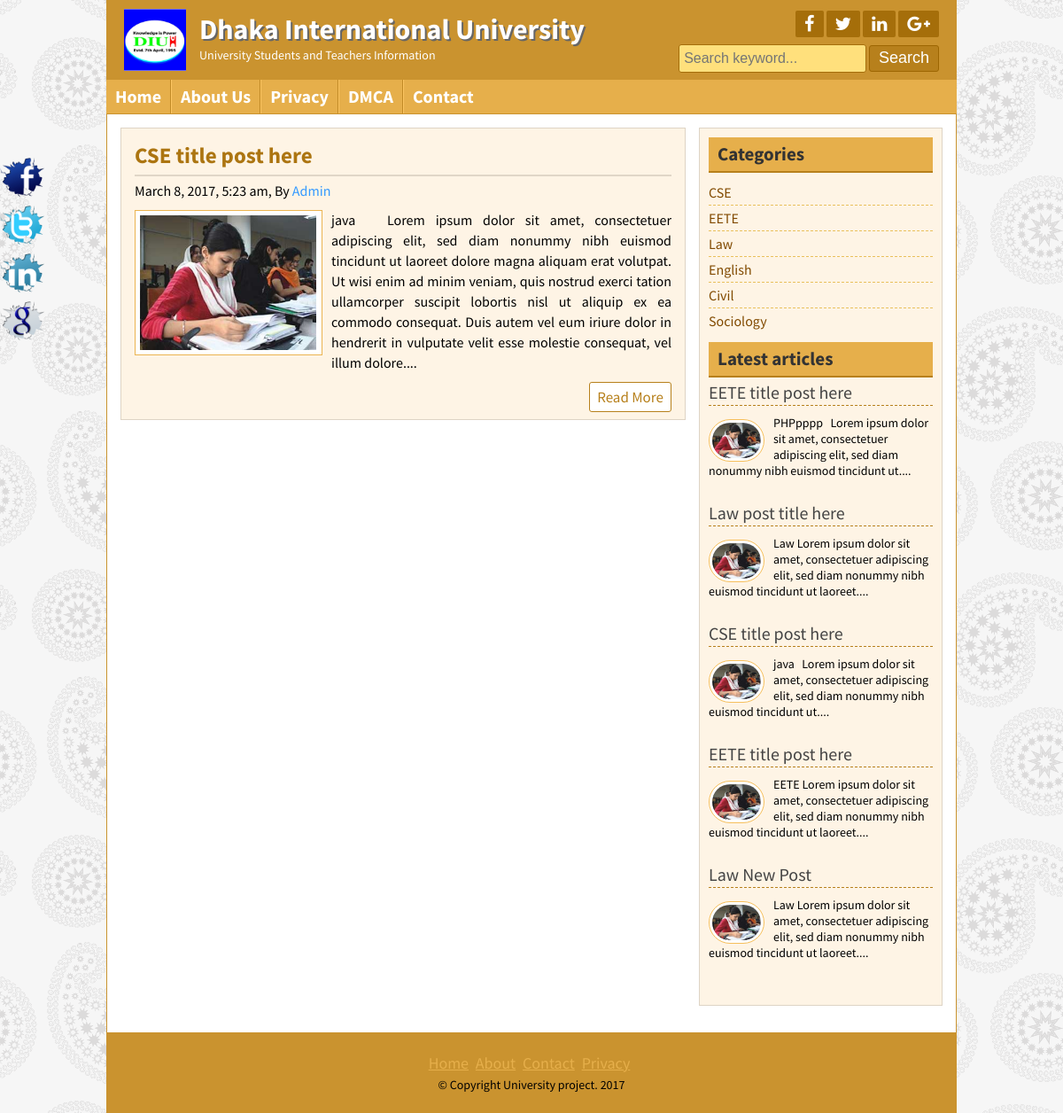
/posts.php?category=1, run on the app's committed database.
### tables this page shows
CREATE TABLE `title_slogan` (
  `id` int(11) NOT NULL,
  `title` varchar(255) NOT NULL,
  `slogan` varchar(255) NOT NULL,
  `logo` varchar(255) NOT NULL
);

CREATE TABLE `tbl_social` (
  `id` int(11) NOT NULL,
  `fb` varchar(255) NOT NULL,
  `tw` varchar(255) NOT NULL,
  `ln` varchar(255) NOT NULL,
  `gp` varchar(255) NOT NULL
);

CREATE TABLE `tbl_page` (
  `id` int(11) NOT NULL,
  `name` varchar(255) NOT NULL,
  `body` text NOT NULL
);

CREATE TABLE `tbl_post` (
  `id` int(11) NOT NULL,
  `cat` int(11) NOT NULL,
  `title` varchar(255) NOT NULL,
  `body` text NOT NULL,
  `image` varchar(255) NOT NULL,
  `author` varchar(50) NOT NULL,
  `tags` varchar(255) NOT NULL,
  `date` timestamp NOT NULL DEFAULT CURRENT_TIMESTAMP,
  `userid` int(11) NOT NULL
);

CREATE TABLE `tbl_category` (
  `id` int(11) NOT NULL,
  `name` varchar(50) NOT NULL
);

CREATE TABLE `tbl_footer` (
  `id` int(11) NOT NULL,
  `note` varchar(255) NOT NULL
);

### lib/Database.php (called while the page is built, shortened)
<?php
class Database{
	public $host   = DB_HOST;
	public $user   = DB_USER;
	public $pass   = DB_PASS;
	public $dbname = DB_NAME;
	public $link;
	private function connectDB(){
		$this->link = new mysqli($this->host, $this->user, $this->pass, $this->dbname);
	}
	public function select($query){
		$result = $this->link->query($query) or die($this->link->error.__LINE__);
		if ($result->num_rows > 0) {
			return $result;
		}else{
			return false;
		}
	}
}
?>

### helpers/Format.php (called while the page is built, shortened)
<?php
class Format{
	public function formatDate($date){
		return date('F j, Y, g:i a', strtotime($date));
	}
	public function textShorten($text, $limit = 400){
		$text = $text." ";
		$text = substr($text, 0, $limit);
		$text = substr($text, 0, strrpos($text, " "));
		$text = $text."....";
		return $text;
	}
}
?>

### posts.php (the view)
<?php include 'inc/header.php'; ?>
<?php
if (!isset($_GET['category']) || $_GET['category']==NULL) {
	header("Location:404.php");
}else{
	$cat_id = $_GET['category'];
}
?>
<div class="contentsection contemplete clear">
	<div class="maincontent clear">
	<?php
		$query = "SELECT * FROM tbl_post WHERE cat='$cat_id'";
		$cat_post = $db->select($query);
		if ($cat_post) {
		while ($result = $cat_post->fetch_assoc()) {
	 ?>
		<div class="samepost clear">
			<h2><a href="post.php?id=<?php echo $result['id']; ?>"><?php echo $result['title']; ?></a></h2>
			<h4><?php echo $fm->formatDate($result['date']); ?>, By <a href="author.php"><?php echo $result['author']; ?></a></h4>
			 <a href="#"><img src="admin/<?php echo $result['image']; ?>" alt="post image"/></a>
				<p><?php echo $fm->textShorten($result['body']); ?></p>
			<div class="readmore clear">
				<a href="post.php?id=<?php echo $result['id']; ?>">Read More</a>
			</div>
		</div>
	<?php
		}  } else { ?>
			<p>No post available in this category.</p>
		<?php }
	?>
	</div>
<?php include 'inc/sidebar.php'; ?>
<?php include 'inc/footer.php'; ?>

### inc/header.php (shortened to what this page needs)
<?php include 'lib/Database.php';?>
<?php include 'helpers/Format.php';?>
<?php
$db = new Database();
$fm = new Format();
?>
<!DOCTYPE html>
<html>
<head>
	<?php include 'script/css.php'; ?>
</head>
<body>
	<div class="headersection templete clear">
		<a href="index.php">
			<?php
			$query = "SELECT * FROM title_slogan WHERE id='1'";
			$blog_title = $db->select($query);
			if ($blog_title) {
			    while ($result = $blog_title->fetch_assoc()) {  ?>
				<div class="logo">
					<img src="admin/<?php echo $result['logo']; ?>" alt="Logo"/>
					<h2><?php echo $result['title']; ?></h2>
					<p><?php echo $result['slogan']; ?></p>
				</div>
				<?php
				} }
			?>
		</a>
		<div class="social clear">
			<div class="icon clear">
				<?php
				$query = "SELECT * FROM tbl_social WHERE id='1'";
				$blog_title = $db->select($query);
				if ($blog_title) {
				    while ($result = $blog_title->fetch_assoc()) {  ?>
				<a href="<?php echo $result['fb']; ?>" target="_blank"><i class="fa fa-facebook"></i></a>
				<a href="<?php echo $result['tw']; ?>" target="_blank"><i class="fa fa-twitter"></i></a>
				<a href="<?php echo $result['ln']; ?>" target="_blank"><i class="fa fa-linkedin"></i></a>
				<a href="<?php echo $result['gp']; ?>" target="_blank"><i class="fa fa-google-plus"></i></a>
				<?php
				} }
			?>
			</div>
			<div class="searchbtn clear">
			<form action="search.php" method="GET">
				<input type="text" name="search" placeholder="Search keyword..."/>
				<input type="submit" name="submit" value="Search"/>
			</form>
			</div>
		</div>
	</div>
<div class="navsection templete">
	<?php
		$path = $_SERVER['SCRIPT_FILENAME'];
		$currentpage = basename($path,'.php');
	?>
	<ul>
		<li><a <?php if ($currentpage == 'index') {echo "id='active'";} ?>href="index.php">Home</a></li>
		<?php
            $query = "SELECT * FROM tbl_page";
            $pages = $db->select($query);
            if ($pages) {
               while ($result = $pages->fetch_assoc()) {  ?>
                   <li><a
					<?php
					if (isset($_GET['pageid']) && $_GET['pageid'] == $result['id']) {
						echo "id='active'";
					}
					?>
					href="page.php?pageid=<?php echo $result['id']; ?>"><?php echo $result['name']; ?></a> </li>
           <?php }
        	}
        ?>
		<li><a <?php if ($currentpage == 'contact_us') {echo "id='active'";} ?> href="contact_us.php">Contact</a></li>
	</ul>
</div>

### inc/sidebar.php
<div class="sidebar clear">
	<div class="samesidebar clear">
		<h2>Categories</h2>
			<ul>
				<?php
				$query = "SELECT * FROM tbl_category";
				$category = $db->select($query);
				if($category){
				while ($result = $category->fetch_assoc()) {  ?>
					<li><a href="posts.php?category=<?php echo $result['id']; ?>"><?php echo $result['name']; ?></a></li>
				<?php } } else { ?>
					<li>No Category created</li>
				<?php } ?>
			</ul>
	</div>
	<div class="samesidebar clear">
		<h2>Latest articles</h2>
			<?php
				$query = "SELECT * FROM tbl_post limit 5";
				$post = $db->select($query);
				if($post){
				while ($result = $post->fetch_assoc()) {  ?>
			<div class="popular clear">
				<h3><a href="post.php?id=<?php echo $result['id']; ?>"><?php echo $result['title']; ?></a></h3>
				<a href="post.php?id=<?php echo $result['id']; ?>"><img src="admin/<?php echo $result['image']; ?>" alt="post image"/></a>
				<?php echo $fm->textShorten($result['body'],125); ?>
			</div>
			<?php } } else { header("Location:404.php"); }
			?>
	</div>
</div>

### inc/footer.php (shortened to what this page needs)
</div>
	<div class="footersection templete clear">
	  <div class="footermenu clear">
		<ul>
			<li><a href="#">Home</a></li>
			<li><a href="#">About</a></li>
			<li><a href="#">Contact</a></li>
			<li><a href="#">Privacy</a></li>
		</ul>
	  </div>
	  <?php
        $query = "SELECT * FROM tbl_footer WHERE id='1'";
        $copyright = $db->select($query);
        if ($copyright) {
            while ($result = $copyright->fetch_assoc()) {  ?>
	  <p>&copy; <?php echo $result['note']; ?> <?php echo date('Y'); ?></p>
	  <?php
	  	} }
	  ?>
	</div>
	<div class="fixedicon clear">
		<?php
        $query = "SELECT * FROM tbl_social WHERE id='1'";
        $socials = $db->select($query);
        if ($socials) {
            while ($result = $socials->fetch_assoc()) {  ?>
		<a href="<?php echo $result['fb']; ?>" target="_blank" ><img src="images/fb.png" alt="Facebook"/></a>
		<a href="<?php echo $result['tw']; ?>" target="_blank" ><img src="images/tw.png" alt="Twitter"/></a>
		<a href="<?php echo $result['ln']; ?>" target="_blank" ><img src="images/in.png" alt="LinkedIn"/></a>
		<a href="<?php echo $result['gp']; ?>" target="_blank" ><img src="images/gl.png" alt="GooglePlus"/></a>
		<?php
			} }
		?>
	</div>
</body>
</html>

### theme/default.css (style rules this page uses)
.headersection,.footersection { background: #CA932F none repeat scroll 0 0; }
.icon a { background: #A56E0A none repeat scroll 0 0; }
.searchbtn input[type="text"] { background:#FFE07C; border:1px solid #A56E0A; }
.searchbtn input[type="submit"] { border:1px solid #9D6602; }
input[type="submit"] { background: #B7801C none repeat scroll 0 0; border: 1px solid #9D6602; }
.navsection { background: #e6af4b none repeat scroll 0 0; }
.navsection ul li { border-left: 1px solid #fdc662; border-right: 1px solid #c18a26; }
.samepost h2 a { color: #ac7511; }
.maincontent,.sidebar { background: #fef4e5 none repeat scroll 0 0; }
.samepost img { border: 1px solid #ebb450; }
.contentsection { border: 1px solid #ca932f; }
.samesidebar h2,.relatedpost h2 { background: #e6af4b none repeat scroll 0 0; border-bottom: 2px solid #b7801c;color: #333; }
.readmore a { border: 1px solid #b7801c;color: #b7801c; }
.footermenu ul li a { color: #e6af4b; }
.samepost h2, .about h2 { color: #ac7511; }

### data on the page
title_slogan: logo (picture), title "Dhaka International University", slogan "University Students and Teachers Information"
tbl_page: name "About Us"
tbl_page: name "Privacy"
tbl_page: name "DMCA"
tbl_post: title "CSE title post here", date "March 8, 2017, 5:23 am", author "Admin", image (picture), body "java Lorem ipsum dolor sit amet, consectetuer adipiscing elit, sed diam nonummy nibh euismod tincidunt ut laoreet dolore magna aliquam erat volutpat. Ut wisi enim ad minim veniam, quis nostrud exerci tation ullamcorper suscipit lobortis nisl ut aliquip ex ea commodo consequat. Duis autem vel eum iriure dolor in hendrerit in vulputate velit esse molestie consequat, vel illum dolore....", body "java Lorem ipsum dolor sit amet, consectetuer adipiscing elit, sed diam nonummy nibh euismod tincidunt ut...."
tbl_category: name "CSE"
tbl_category: name "EETE"
tbl_category: name "Law"
tbl_category: name "English"
tbl_category: name "Civil"
tbl_category: name "Sociology"
tbl_post: title "EETE title post here", image (picture), body "PHPpppp Lorem ipsum dolor sit amet, consectetuer adipiscing elit, sed diam nonummy nibh euismod tincidunt ut...."
tbl_post: title "Law post title here", image (picture), body "Law Lorem ipsum dolor sit amet, consectetuer adipiscing elit, sed diam nonummy nibh euismod tincidunt ut laoreet...."
tbl_post: title "EETE title post here", image (picture), body "EETE Lorem ipsum dolor sit amet, consectetuer adipiscing elit, sed diam nonummy nibh euismod tincidunt ut laoreet...."
tbl_post: title "Law New Post", image (picture), body "Law Lorem ipsum dolor sit amet, consectetuer adipiscing elit, sed diam nonummy nibh euismod tincidunt ut laoreet...."
tbl_footer: note "Copyright University project."
